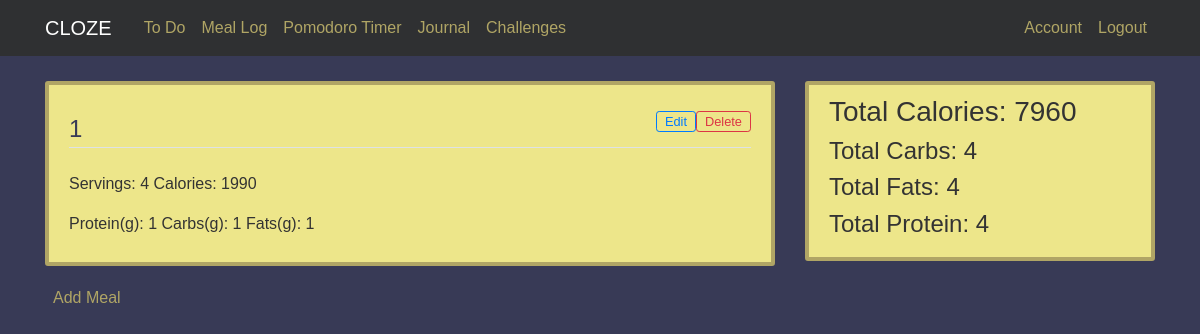
/meal-log (signed in), run on an earlier commit of the app's database.
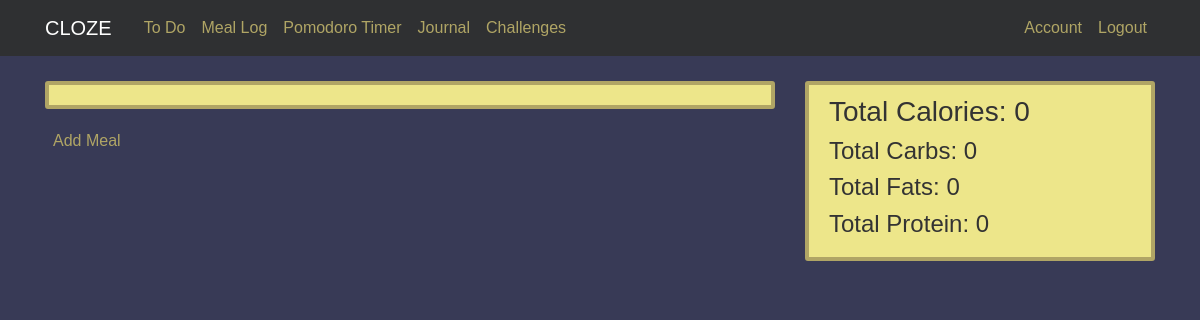
And on a later commit of the database.
### cloze/models.py (models this page shows)
class Meal(db.Model):
    id = db.Column(db.Integer, primary_key=True)
    food = db.Column(db.String(128), index=True, nullable=False)
    servings = db.Column(db.Integer, index=True)
    calories = db.Column(db.Integer, index=True)
    protein = db.Column(db.Integer, index=True)
    carbs = db.Column(db.Integer, index=True)
    fats = db.Column(db.Integer, index=True)
    user_id = db.Column(db.Integer, db.ForeignKey('user.id'), nullable=False)

### cloze/routes.py (the view)
@app.route('/meal-log', methods=['GET'])
@login_required
def mealLog():
    meals = db.session.query(Meal).filter_by(owner=current_user)
    return render_template('mealLog.html', title = 'Meal Log', meals = meals, totCal=getTotals("calories"), totFat=getTotals("fat"), totProtein=getTotals("protein"), totCarbs=getTotals("carbs"))

### cloze/mealLog.py (called while the page is built)
def getTotals(type):
    if(type == "calories"):
        return getTotalCalories()
    if(type == "fat"):
        return getTotalFat()
    if(type == "carbs"):
        return getTotalCarbs()
    if(type == "protein"):
        return getTotalProtein()

def getTotalCalories():
    mealList = db.session.query(Meal).filter_by(owner=current_user)
    totalCalories = 0
    for meal in mealList:
        totalCalories += (meal.calories * meal.servings)
    return totalCalories

def getTotalFat():
    mealList = db.session.query(Meal).filter_by(owner=current_user)
    totalFat = 0
    for meal in mealList:
        totalFat += (meal.fats * meal.servings)
    return totalFat

def getTotalCarbs():
    mealList = db.session.query(Meal).filter_by(owner=current_user)
    totalCarbs = 0
    for meal in mealList:
        totalCarbs += (meal.carbs * meal.servings)
    return totalCarbs

def getTotalProtein():
    mealList = db.session.query(Meal).filter_by(owner=current_user)
    totalProtein = 0
    for meal in mealList:
        totalProtein += (meal.protein * meal.servings)
    return totalProtein

### cloze/models.py (called while the page is built)
@login_manager.user_loader
def load_user(userId):
    return User.query.get(int(userId))

### cloze/Templates/mealLog.html
{% extends "layout.html" %}
{% block content %}
<div class="col-md-8">
    <div class="content-section">
    {% for meal in meals %}
        <div class="">
            <form action="{{ url_for('delete_meal', id=meal.id) }}" method="POST" >
                <input align="right" class="btn btn-sm btn-outline-danger py-0" style="float: right; font-size: 0.8em;" type="submit" value="Delete">
            </form>
            <form action="{{ url_for('edit_meal', id=meal.id) }}" method="POST" >
                <input align="right" class="btn btn-sm btn-outline-primary py-0" style="float: right; font-size: 0.8em;" type="submit" value="Edit">
            </form>
            <legend class="border-bottom mb-4 text-navy">{{meal.food}}</legend>
            <p>
                Servings: {{meal.servings}}
                Calories: {{meal.calories}}
            </p>
            <p>
                Protein(g): {{meal.protein}}
                Carbs(g): {{meal.carbs}}
                Fats(g): {{meal.fats}}
            </p>
        </div>
    {% endfor %}
    </div>
    <a class="ml-2" href="{{ url_for('mealLogAdd') }}">Add Meal</a>
</div>
<div class="col-md-4">
    <div class="content-section">
        <h3>Total Calories: {{totCal}}</h3>
        <h4>Total Carbs: {{totCarbs}}</h4>
        <h4>Total Fats: {{totFat}}</h4>
        <h4>Total Protein: {{totProtein}}</h4>
    </div>
</div>
{% endblock content %}

### cloze/Templates/layout.html (shortened to what this page needs)
<html>
<head>
    <link rel="stylesheet" href="https://maxcdn.bootstrapcdn.com/bootstrap/4.0.0/css/bootstrap.min.css">
    <link rel= "stylesheet" type= "text/css" href= "{{ url_for('static',filename='css/main.css') }}">
</head>
<body>
    <header class="site-header">
        <nav class="navbar navbar-expand-md navbar-dark bg-black fixed-top">
            <div class="container">
                <a class="navbar-brand mr-4" href="/home">CLOZE</a>
                <div class="navbar-nav mr-auto">
                    <a class="nav-item nav-link" href="/todo">To Do</a>
                    <a class="nav-item nav-link" href="/meal-log">Meal Log</a>
                    <a class="nav-item nav-link" href="/pomodoro">Pomodoro Timer</a>
                    <a class="nav-item nav-link" href="/journal">Journal</a>
                    <a class="nav-item nav-link" href="/challenges">Challenges</a>
                </div>
                <div class="navbar-nav">
                    {% if current_user.is_authenticated %}
                        <a class="nav-item nav-link" href="/account">Account</a>
                        <a class="nav-item nav-link" href="/logout">Logout</a>
                    {% else %}
                        <a class="nav-item nav-link" href="/login">Login</a>
                        <a class="nav-item nav-link" href="/register">Register</a>
                    {% endif %}
                </div>
            </div>
        </nav>
    </header>
    <main role="main" class="container">
        <div class="row">
            <div class="col-md-8">
            </div>
            {% block content %}{% endblock %}
        </div>
    </main>
</body>
</html>

### cloze/static/css/main.css (style rules this page uses)
body { font-family: "Source Sans Pro", sans-serif; background: #383a56; color: #333333; margin-top: 5rem; }
a { color: #b0a565; }
.bg-black { background-color: #2f3032; }
.site-header .navbar-nav .nav-link { color: #b0a565; }
.content-section { background: #ede68a; padding: 10px 20px; border: 4px solid #b0a565; border-radius: 3px; margin-bottom: 20px; }

What changed in the data, as far as the page shows it:
removed Meal: food "1", servings "4", calories "1990", protein "1", carbs "1", fats "1"
Also different on the page:
{{ totCal }}: "7960" → "0"
{{ totCarbs }}: "4" → "0"
{{ totFat }}: "4" → "0"
{{ totProtein }}: "4" → "0"
